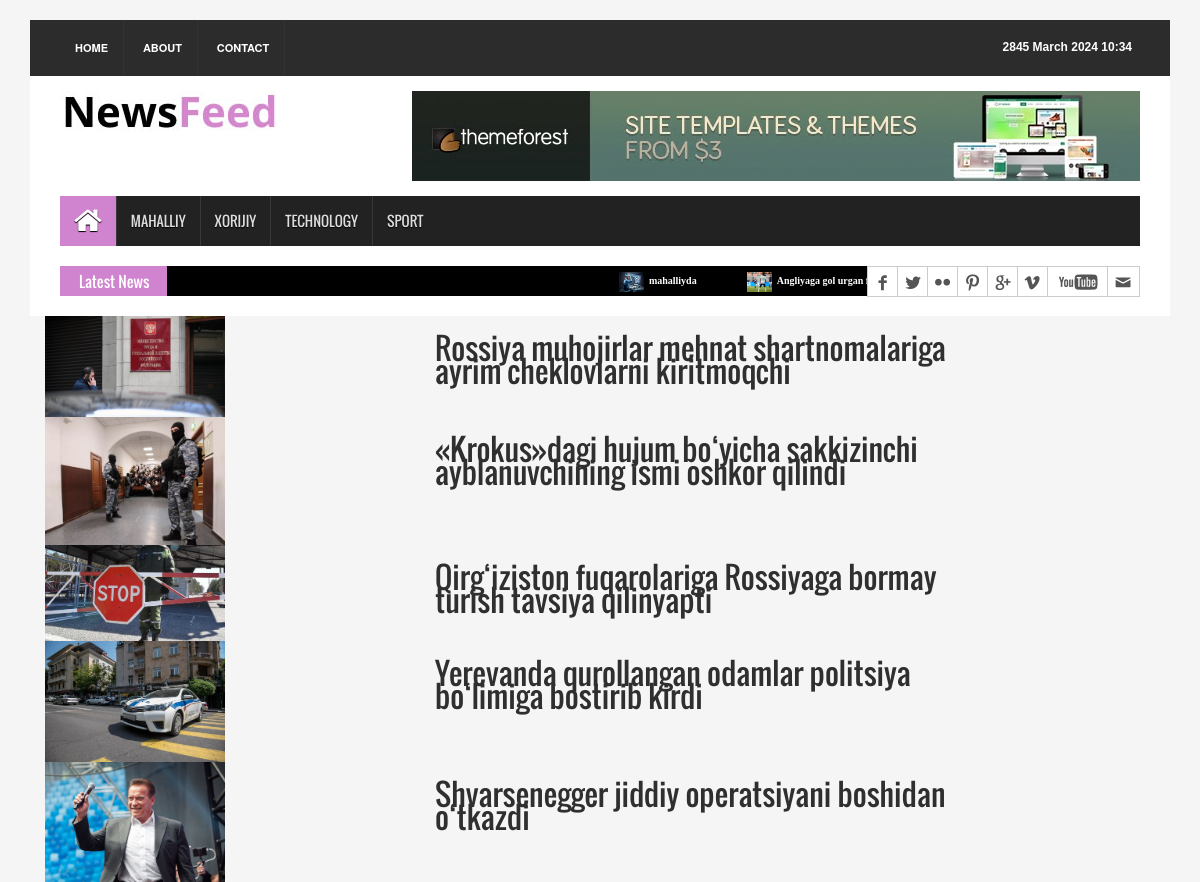
The app's page /xorijiy/ with its own data.
### news_app/models.py (models this page shows, shortened)
class News(models.Model):
    class Status(models.TextChoices):
        Draft = "DF", "Draft"
        Published = "PB", "Published"
    title = models.CharField(max_length=250)
    slug = models.SlugField(max_length=250)
    body = models.TextField()
    image = models.ImageField(upload_to='news/images')
    category = models.ForeignKey(Category, on_delete=models.CASCADE)
    publish_time = models.DateTimeField(default=timezone.now)
    created_time = models.DateTimeField(auto_now_add=True)
    updated_time = models.DateTimeField(auto_now=True)
    status = models.CharField(max_length=2, choices=Status.choices, default=Status.Draft)
    objects = models.Manager()
    published = PublishedManager()
    class Meta:
        ordering = ["-publish_time"]
    def get_absolute_url(self):
        return reverse("news_detail_page", args=[self.slug])

### news_app/views.py (the view)
# urls.py: path('xorijiy/', XorijNewsView.as_view(), name='foreign_news_page'),
class XorijNewsView(ListView):
    model = News
    template_name = 'news/xorij.html'
    context_object_name = 'xorijiy_yangiliklar'
    def get_queryset(self):
        news = self.model.published.all().filter(category__name="Xorijiy")
        return news

### news_app/context_processor.py (called while the page is built)
def latest_news(request):
    latest_news = News.published.all().order_by("-publish_time")[:10]
    context = {
        'latest_news': latest_news
    }
    return context

### news_app/models.py (called while the page is built)
    def get_queryset(self):
        return super().get_queryset().filter(status=News.Status.Published)

### templates/news/xorij.html (shortened to what this page needs)
{% extends 'news/base.html' %}
{% load static %}
{% block content %}
    {% for news in xorijiy_yangiliklar %}
        <div class="container">
            <a href="{{ news.get_absolute_url }}">
                <div class="row">
                <div class="col-sm-4">
                    <img src="{{ news.image.url }}" alt="{{ news.title }}" style="width: 50%;">
                </div>
                <div class="col-sm-6">
                     <h2>{{ news.title }}</h2>
                </div>
            </div>
            </a>
        </div>
    {% endfor %}
{% endblock content %}

### templates/news/base.html (shortened to what this page needs)
{% load static %}
<html>
<head>
<link rel="stylesheet" type="text/css" href="{% static 'css/bootstrap.min.css' %}">
<link rel="stylesheet" type="text/css" href="{% static 'css/font-awesome.min.css' %}">
<link rel="stylesheet" type="text/css" href="{% static 'css/animate.css' %}">
<link rel="stylesheet" type="text/css" href="{% static 'css/font.css' %}">
<link rel="stylesheet" type="text/css" href="{% static 'css/li-scroller.css' %}">
<link rel="stylesheet" type="text/css" href="{% static 'css/slick.css' %}">
<link rel="stylesheet" type="text/css" href="{% static 'css/jquery.fancybox.css' %}">
<link rel="stylesheet" type="text/css" href="{% static 'css/theme.css' %}">
<link rel="stylesheet" type="text/css" href="{% static 'css/style.css' %}">
</head>
<body>
<div class="container">
  <header id="header">
    <div class="row">
      <div class="col-lg-12 col-md-12 col-sm-12">
        <div class="header_top">
          <div class="header_top_left">
            <ul class="top_nav">
              <li><a href="{% url 'home_page' %}">Home</a></li>
              <li><a href="#">About</a></li>
              <li><a href="{% url 'contact_page' %}">Contact</a></li>
            </ul>
          </div>
          <div class="header_top_right">
            <p>{% now "js F Y H:i" %}</p>
          </div>
        </div>
      </div>
      <div class="col-lg-12 col-md-12 col-sm-12">
        <div class="header_bottom">
          <div class="logo_area"><a href="index.html" class="logo"> <img src="{% static 'images/logo.jpg' %}" alt=""> </a></div>
          <div class="add_banner"><a href="#"><img src="{% static 'images/addbanner_728x90_V1.jpg' %}" alt=""></a></div>
        </div>
      </div>
    </div>
  </header>
  <section id="navArea">
    <nav class="navbar navbar-inverse" role="navigation">
      <div id="navbar" class="navbar-collapse collapse">
        <ul class="nav navbar-nav main_nav">
          <li class="active"><a href="{% url 'home_page' %}"><span class="fa fa-home desktop-home"></span><span class="mobile-show">Home</span></a></li>
          <li><a href="{% url 'local_news_page' %}">Mahalliy</a></li>
          <li><a href="{% url 'foreign_news_page' %}">Xorijiy</a></li>
          <li><a href="{% url 'tech_news_page' %}">Technology</a></li>
          <li><a href="{% url 'sport_news_page' %}">Sport</a></li>
        </ul>
      </div>
    </nav>
  </section>
  <section id="newsSection">
    <div class="row">
      <div class="col-lg-12 col-md-12">
        <div class="latest_newsarea"> <span>Latest News</span>
          <ul id="ticker01" class="news_sticker">
            {% for news in latest_news %}
            <li><a href="#"><img src="{{ news.image.url }}" >{{news.title}}</a></li>
            {% endfor %}
          </ul>
          <div class="social_area">
            <ul class="social_nav">
              <li class="facebook"><a href="#"></a></li>
              <li class="twitter"><a href="#"></a></li>
              <li class="flickr"><a href="#"></a></li>
              <li class="pinterest"><a href="#"></a></li>
              <li class="googleplus"><a href="#"></a></li>
              <li class="vimeo"><a href="#"></a></li>
              <li class="youtube"><a href="#"></a></li>
              <li class="mail"><a href="#"></a></li>
            </ul>
          </div>
        </div>
      </div>
    </div>
  </section>
        {% block content %}
        {% endblock content %}
</div>
</body>
</html>

### static/css/li-scroller.css (style rules this page uses)
ul.newsticker { position:relative; left:750px; font:bold 10px Verdana; list-style-type:none; margin:0; padding:0 }
ul.newsticker li { float:left; margin:0; padding:0 }
ul.newsticker a { white-space:nowrap; padding:0; color:#fff; margin:0 50px 0 0 }
ul.newsticker a > img { height:20px; margin-right:5px; width:25px }

### static/css/theme.css (style rules this page uses)
.navbar-inverse .navbar-nav > .active > a, .navbar-inverse .navbar-nav > .active > a:hover, .navbar-inverse .navbar-nav > .active > a:focus { background-color:#d083cf }
.latest_newsarea span { background:none repeat scroll 0 0 #d083cf }

### records on screen
News: image (picture), title "mahalliyda"
News: image (picture), title "Angliyaga gol urgan…"
News: image (picture), title "Rossiya muhojirlar mehnat shartnomalariga ayrim cheklovlarni kiritmoqchi"
News: image (picture), title "«Krokus»dagi hujum bo‘yicha sakkizinchi ayblanuvchining ismi oshkor qilindi"
News: image (picture), title "Qirg‘iziston fuqarolariga Rossiyaga bormay turish tavsiya qilinyapti"
News: image (picture), title "Yerevanda qurollangan odamlar politsiya bo‘limiga bostirib kirdi"
News: image (picture), title "Shvarsenegger jiddiy operatsiyani boshidan o‘tkazdi"
